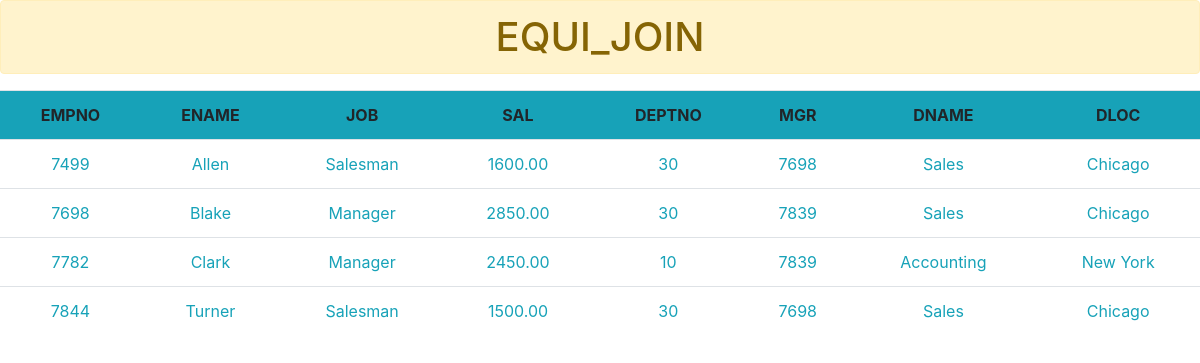
/equi_join/, run on the app's committed database.
### app/models.py (models this page shows)
class Emp(models.Model):
    empno=models.IntegerField(primary_key=True)
    ename=models.CharField(max_length=30)
    job=models.CharField(max_length=30)
    mgr=models.ForeignKey('self',on_delete=models.SET_NULL,null=True,blank=True)
    hiredate=models.DateField()
    sal=models.DecimalField(max_digits=10,decimal_places=2)
    comm=models.DecimalField(max_digits=10,decimal_places=2,null=True,blank=True)
    deptno=models.ForeignKey(Dept,on_delete=models.CASCADE)
    def __str__(self):
        return str(self.empno)

class Dept(models.Model):
    deptno=models.IntegerField(primary_key=True)
    dname=models.CharField(max_length=30,unique=True)
    loc=models.CharField(max_length=30)
    def __str__(self):
        return str(self.deptno)

### app/views.py (the view)
# urls.py: path("equi_join/",equi_join,name="equi_join"),
def equi_join(request):
    d={"emp":Emp.objects.select_related('deptno').all()}
    d={"emp":Emp.objects.select_related('deptno').filter(deptno__dname="Accounting",job="Manager")}
    d={'emp':Emp.objects.select_related('deptno').filter(deptno__loc__regex=r"[a-zA-Z]*[aA][a-zA-Z]*")}
    d={'emp':Emp.objects.select_related('deptno').filter(sal__range=(1500,2900))}
    return render(request,"equi_join.html",d)

### templates/equi_join.html (shortened to what this page needs)
<!DOCTYPE html>
<html lang="en">
<head>
    <link rel="stylesheet" href="https://cdn.jsdelivr.net/npm/bootstrap@4.6.2/dist/css/bootstrap.min.css">
</head>
<body>
    <center><h1 class="alert alert-warning">EQUI_JOIN</h1></center>
    <table class="table text-center">
        <tr class="bg-info">
            <th>EMPNO</th>
            <th>ENAME</th>
            <th>JOB</th>
            <th>SAL</th>
            <th>DEPTNO</th>
            <th>MGR</th>
            <th>DNAME</th>
            <th>DLOC</th>
        </tr>
        {% for i in emp %}
        <tr class="text-info">
            <td>{{i.empno}}</td>
            <td>{{i.ename}}</td>
            <td>{{i.job}}</td>
            <td>{{i.sal}}</td>
            <td>{{i.deptno}}</td>
            <td>{{i.mgr}}</td>
            <td>{{i.deptno.dname}}</td>
            <td>{{i.deptno.loc}}</td>
        </tr>
        {% endfor %}
    </table>
</body>
</html>

### data on the page
Emp: empno "7499", ename "Allen", job "Salesman", sal "1600.00", deptno "30", mgr "7698", deptno.dname "Sales", deptno.loc "Chicago"
Emp: empno "7698", ename "Blake", job "Manager", sal "2850.00", deptno "30", mgr "7839", deptno.dname "Sales", deptno.loc "Chicago"
Emp: empno "7782", ename "Clark", job "Manager", sal "2450.00", deptno "10", mgr "7839", deptno.dname "Accounting", deptno.loc "New York"
Emp: empno "7844", ename "Turner", job "Salesman", sal "1500.00", deptno "30", mgr "7698", deptno.dname "Sales", deptno.loc "Chicago"
